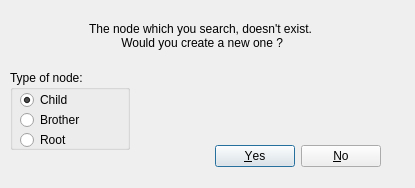
<?xml version="1.0" encoding="UTF-8"?>
<ui version="4.0">
 <class>newNodeDialog</class>
 <widget class="QDialog" name="newNodeDialog">
  <property name="geometry">
   <rect>
    <x>0</x>
    <y>0</y>
    <width>415</width>
    <height>188</height>
   </rect>
  </property>
  <property name="windowTitle">
   <string>Node doesn't exist.</string>
  </property>
  <widget class="QDialogButtonBox" name="buttonBox">
   <property name="geometry">
    <rect>
     <x>40</x>
     <y>140</y>
     <width>341</width>
     <height>32</height>
    </rect>
   </property>
   <property name="orientation">
    <enum>Qt::Horizontal</enum>
   </property>
   <property name="standardButtons">
    <set>QDialogButtonBox::No|QDialogButtonBox::Yes</set>
   </property>
  </widget>
  <widget class="QLabel" name="label">
   <property name="geometry">
    <rect>
     <x>20</x>
     <y>20</y>
     <width>361</width>
     <height>31</height>
    </rect>
   </property>
   <property name="text">
    <string>The node which you search, doesn't exist.
 Would you create a new one ?</string>
   </property>
   <property name="alignment">
    <set>Qt::AlignCenter</set>
   </property>
  </widget>
  <widget class="QGroupBox" name="groupBox">
   <property name="geometry">
    <rect>
     <x>10</x>
     <y>70</y>
     <width>120</width>
     <height>80</height>
    </rect>
   </property>
   <property name="title">
    <string>Type of node:</string>
   </property>
   <widget class="QRadioButton" name="childButton">
    <property name="geometry">
     <rect>
      <x>10</x>
      <y>20</y>
      <width>100</width>
      <height>20</height>
     </rect>
    </property>
    <property name="text">
     <string>Child</string>
    </property>
    <property name="checked">
     <bool>true</bool>
    </property>
   </widget>
   <widget class="QRadioButton" name="brotherButton">
    <property name="geometry">
     <rect>
      <x>10</x>
      <y>40</y>
      <width>100</width>
      <height>20</height>
     </rect>
    </property>
    <property name="text">
     <string>Brother</string>
    </property>
    <property name="checked">
     <bool>false</bool>
    </property>
   </widget>
   <widget class="QRadioButton" name="rootButton">
    <property name="geometry">
     <rect>
      <x>10</x>
      <y>60</y>
      <width>100</width>
      <height>20</height>
     </rect>
    </property>
    <property name="text">
     <string>Root</string>
    </property>
   </widget>
  </widget>
  <widget class="QLabel" name="linkName">
   <property name="geometry">
    <rect>
     <x>150</x>
     <y>100</y>
     <width>221</width>
     <height>20</height>
    </rect>
   </property>
   <property name="text">
    <string/>
   </property>
  </widget>
 </widget>
 <resources/>
 <connections>
  <connection>
   <sender>buttonBox</sender>
   <signal>accepted()</signal>
   <receiver>newNodeDialog</receiver>
   <slot>accept()</slot>
   <hints>
    <hint type="sourcelabel">
     <x>248</x>
     <y>254</y>
    </hint>
    <hint type="destinationlabel">
     <x>157</x>
     <y>274</y>
    </hint>
   </hints>
  </connection>
  <connection>
   <sender>buttonBox</sender>
   <signal>rejected()</signal>
   <receiver>newNodeDialog</receiver>
   <slot>reject()</slot>
   <hints>
    <hint type="sourcelabel">
     <x>316</x>
     <y>260</y>
    </hint>
    <hint type="destinationlabel">
     <x>286</x>
     <y>274</y>
    </hint>
   </hints>
  </connection>
 </connections>
</ui>
